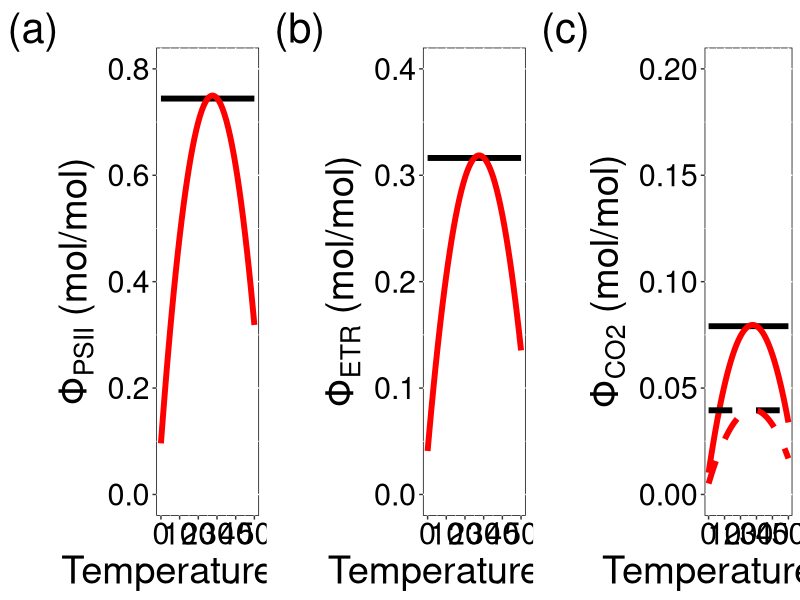

This chart was generated by the following R code:
# box_figure.R
## code to create a figure for the different types of phi box
## three-panel figure with (a) phi psii, (b) phi etr, and (c) phi co2 temperature responses
## under three conditions: (1) no phi psii temperature response, 
## (2) yes phi psii temperature response,
## (3) differential electron partitioning for the phi co2 response

### functions
multiplot <- function(..., plotlist=NULL, file, cols=1, layout=NULL) {
  library(grid)
  
  # Make a list from the ... arguments and plotlist
  plots <- c(list(...), plotlist)
  
  numPlots = length(plots)
  
  # If layout is NULL, then use 'cols' to determine layout
  if (is.null(layout)) {
    # Make the panel
    # ncol: Number of columns of plots
    # nrow: Number of rows needed, calculated from # of cols
    layout <- matrix(seq(1, cols * ceiling(numPlots/cols)),
                     ncol = cols, nrow = ceiling(numPlots/cols))
  }
  
  if (numPlots==1) {
    print(plots[[1]])
    
  } else {
    # Set up the page
    grid.newpage()
    pushViewport(viewport(layout = grid.layout(nrow(layout), ncol(layout))))
    
    # Make each plot, in the correct location
    for (i in 1:numPlots) {
      # Get the i,j matrix positions of the regions that contain this subplot
      matchidx <- as.data.frame(which(layout == i, arr.ind = TRUE))
      
      print(plots[[i]], vp = viewport(layout.pos.row = matchidx$row,
                                      layout.pos.col = matchidx$col))
    }
  }
}

### libraries
library(ggplot2)



### define some parameters
lowEP <- 4 # low value of electron partitioning (e needed to fix mol CO2)
highEP <- 8 # high value of electron partitioning (e needed to fix mol CO2)
light <- 800 # par (umol m-2 s-1)
abs <- 0.85 # light absorbance
PP <- 0.5 # photon partitioning between PSII and PSI

### make a data frame
t_sequence <- seq(0, 50, 1)

b_tresp <- 0.0474
c_tresp <- 0.000859

### get some y-axis scaling values
topt_posch <- b_tresp / (2 * c_tresp)
model_avg_phi_psii <- 0.75

a_tresp <- model_avg_phi_psii - ((b_tresp * topt_posch) - (c_tresp * topt_posch^2)) # a, given the assumption that model average phi psii is at the temperature optimum estimated from the data

phi_psii_noT <- a_tresp + 
  (b_tresp * 25) - 
  (c_tresp * 25 * 25) # change based on Brad's results
phi_etr_noT <- phi_psii_noT * abs * PP
phi_co2_noT_lowEP <- phi_etr_noT / lowEP
phi_co2_noT_highEP <- phi_etr_noT / highEP

phi_psii_yesT <- a_tresp + 
  (b_tresp * t_sequence) - 
  (c_tresp * t_sequence * t_sequence) # change based on Brad's results
phi_etr_yesT <- phi_psii_yesT * abs * PP
phi_co2_yesT_lowEP <- phi_etr_yesT / lowEP
phi_co2_yesT_highEP <- phi_etr_yesT / highEP

phi_df <- as.data.frame(cbind(t_sequence, 
                              phi_psii_noT, phi_etr_noT, phi_co2_noT_lowEP, phi_co2_noT_highEP,
                              phi_psii_yesT, phi_etr_yesT, phi_co2_yesT_lowEP, phi_co2_yesT_highEP))

### make some figures

phi_psii_plot <- ggplot(data = phi_df, aes(y = phi_psii_noT, x = t_sequence)) +
  theme(legend.position = 'none',
        legend.text = element_text(size = rel(2)),
        axis.title.y=element_text(size=rel(2.5), colour = 'black'),
        axis.title.x=element_text(size=rel(2.5), colour = 'black'),
        axis.text.x=element_text(size=rel(2.5), colour = 'black'),
        axis.text.y=element_text(size=rel(2.5), colour = 'black'),
        panel.background = element_rect(fill = 'white', colour = 'black'),
        panel.grid.major = element_line(colour = "white"),
        plot.tag = element_text(size = 30)) +
  geom_line(linewidth = 2, color = 'black') +
  geom_line(linewidth = 2, color = 'red', aes(y = phi_psii_yesT)) +
  ylim(c(0, 0.8)) + 
  ylab(expression('Φ'['PSII'] * ' (mol/mol)')) +
  xlab('Temperature (°C)') +
  labs(tag = "(a)")

phi_etr_plot <- ggplot(data = phi_df, aes(y = phi_etr_noT, x = t_sequence)) +
  theme(legend.position = 'none',
        legend.text = element_text(size = rel(2)),
        axis.title.y=element_text(size=rel(2.5), colour = 'black'),
        axis.title.x=element_text(size=rel(2.5), colour = 'black'),
        axis.text.x=element_text(size=rel(2.5), colour = 'black'),
        axis.text.y=element_text(size=rel(2.5), colour = 'black'),
        panel.background = element_rect(fill = 'white', colour = 'black'),
        panel.grid.major = element_line(colour = "white"),
        plot.tag = element_text(size = 30)) +
  geom_line(linewidth = 2, color = 'black') +
  geom_line(linewidth = 2, color = 'red', aes(y = phi_etr_yesT)) +
  ylim(c(0, 0.4)) + 
  ylab(expression('Φ'['ETR'] * ' (mol/mol)')) +
  xlab('Temperature (°C)') +
  labs(tag = "(b)")

phi_co2_plot <- ggplot(data = phi_df, aes(y = phi_co2_noT_lowEP, x = t_sequence)) +
  theme(legend.position = 'none',
        legend.text = element_text(size = rel(2)),
        axis.title.y=element_text(size=rel(2.5), colour = 'black'),
        axis.title.x=element_text(size=rel(2.5), colour = 'black'),
        axis.text.x=element_text(size=rel(2.5), colour = 'black'),
        axis.text.y=element_text(size=rel(2.5), colour = 'black'),
        panel.background = element_rect(fill = 'white', colour = 'black'),
        panel.grid.major = element_line(colour = "white"),
        plot.tag = element_text(size = 30)) +
  geom_line(linewidth = 2, color = 'black') +
  geom_line(linewidth = 2, color = 'red', aes(y = phi_co2_yesT_lowEP)) +
  geom_line(linewidth = 2, color = 'black', lty = 2, aes(y = phi_co2_noT_highEP)) +
  geom_line(linewidth = 2, color = 'red', lty = 2, aes(y = phi_co2_yesT_highEP)) +
  ylim(c(0, 0.2)) + 
  ylab(expression('Φ'['CO2'] * ' (mol/mol)')) +
  xlab('Temperature (°C)') +
  labs(tag = "(c)")

jpeg(filename = "plots/phi_plot.jpeg", 
     width = 21, height = 7, units = 'in', res = 600)
multiplot(phi_psii_plot, phi_etr_plot, phi_co2_plot, cols = 3)
dev.off()
